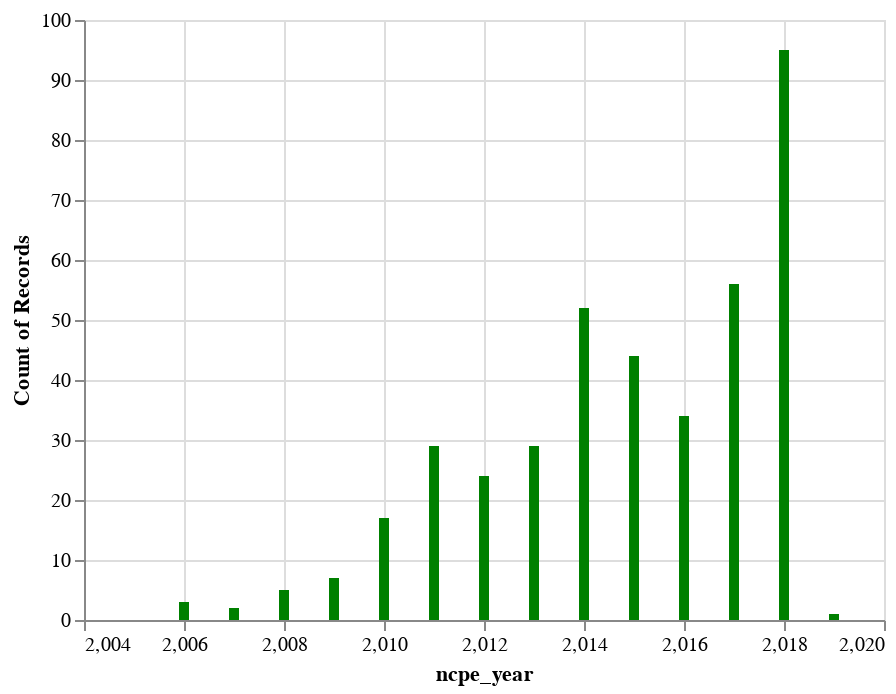

The code cell stored with this chart in its notebook:
### Markdown cell above
##### Plotting Type : Altair Barplot

### Code cell
alt.Chart(df).mark_bar(color='green').encode(
    x= alt.X('ncpe_year'),
    y= 'count()')

### Figure 1 — Vega-Lite specification as saved in the notebook (floating-point values rounded to 4 significant figures; data arrays with more than 128 entries replaced by an {"elided": "..."} marker saying what was removed)
{"$schema": "https://vega.github.io/schema/vega-lite/v2.6.0.json", "config": {"view": {"height": 300, "width": 400}}, "data": {"name": "data-a91e9a5d15f18c51b67216ebfeb79a06"}, "datasets": {"data-a91e9a5d15f18c51b67216ebfeb79a06": {"elided": "398 records"}}, "encoding": {"x": {"field": "ncpe_year", "type": "quantitative"}, "y": {"aggregate": "count", "type": "quantitative"}}, "mark": {"color": "green", "type": "bar"}}
